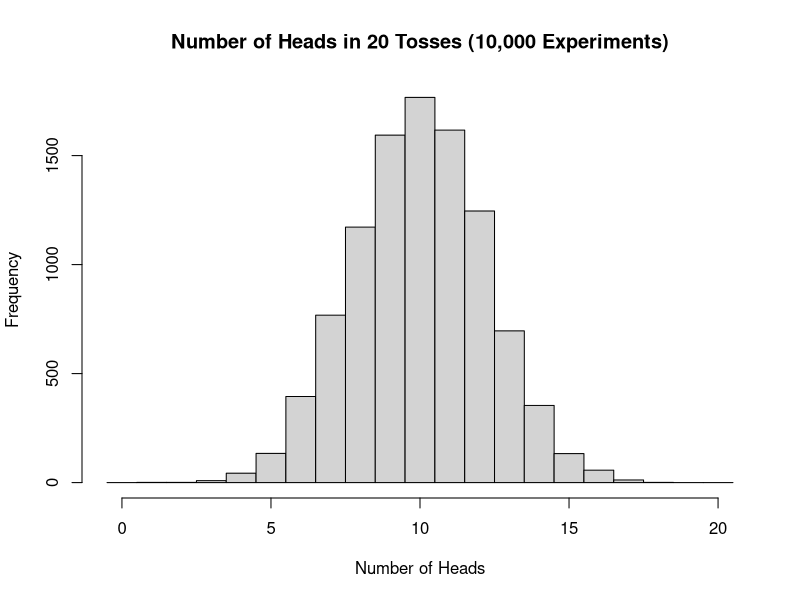
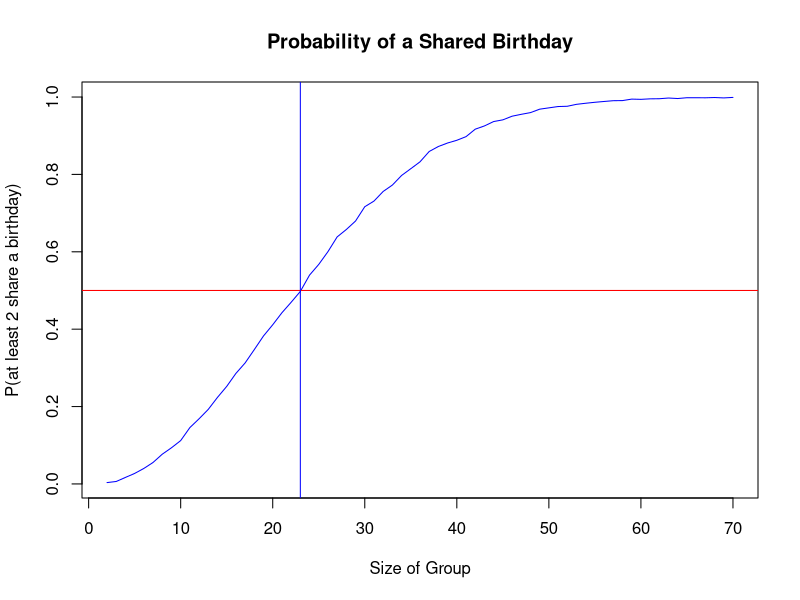
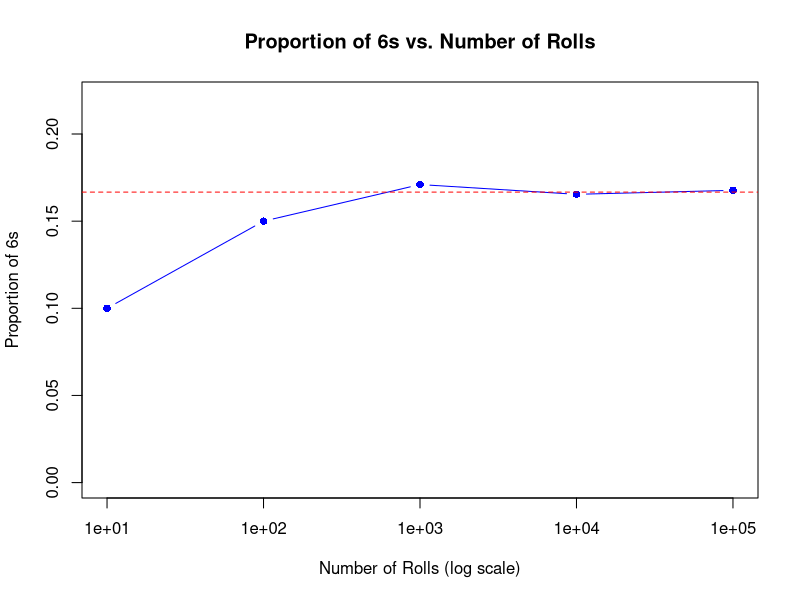

These charts were generated, in order, by the following R code:
# Probability Simulations

n = 10000

set.seed(123)

# 11) Coin-Toss Simulation

Flips = function() {
  # 0 is tails, 1 is heads
  flips = sample(0:1, 20, replace = TRUE)
  s = sum(flips == 1)
  return(s)
}

results = replicate(n, Flips())
tab = table(results)

# a) Histogram
hist(results, breaks=seq(-0.5, 20.5, by=1), main="Number of Heads in 20 Tosses (10,000 Experiments)", xlab="Number of Heads")

# b) Probability of getting exactly 10 heads
p_10heads = (tab["10"]/n)*100
cat("Probability of getting exactly 10 heads with 20 flips:", p_10heads,"%")

# c) Probability of getting at least 15 heads
i = 15
x = 0

while (i <= 20) {
  x = x + sum(results == i)
  i = i + 1
}

p_15_heads_or_more = (x/n)*100
cat("Probability of getting 15 heads or more with 20 flips:", p_15_heads_or_more,"%")

# d) Compare with theoretical probabilities

p_10heads_theoretical = (factorial(20)/(factorial(10)^2))/(2^20)
cat("Theoretical probability of getting exactly 10 heads on 20 flips: ",p_10heads_theoretical*100,"%")
cat("Simulated probability of getting exactly 10 heads on 20 flips: ",p_10heads,"%")

i = 15
x = 0

while (i <= 20) {
  x = x + factorial(20)/(factorial(20-i)*factorial(i))
  i = i + 1
}

p_15_heads_or_more_t = (x/(2^20))*100
cat("Theoretical probability of getting 15 heads or more on 20 flips: ",p_15_heads_or_more_t,"%")
cat("Simulated probability of getting 15 heads or more on 20 flips: ",p_15_heads_or_more,"%")


# 12) Birthday Simulation 

bdays = list()

Bdays = function(p) {
  # 1-365, each number corresponds to a day of the year
  bdays = append(bdays, sample(1:365, p, replace = TRUE))
  return(sum(duplicated(bdays)))
}

# a) Run 10,000 Simulations
results = replicate(n, Bdays(30))

# b) How many trials had at least 2 people share a birthday 
tab = table(results)
tab
sum(tab)

# c) Estimation of probability 
p_1bday_shared = (n - tab[1]) / n
cat("Estimated probability that a group of 30 people contains at least 2 people that share a birthday:", p_1bday_shared*100,"%")

# d) Loop for groups of 2-70 people and plot 

i = 2
rs = c()

while (i <= 70) {
  sim = replicate(n, Bdays(i))
  # Success = at least one duplicate birthday, so estimate P(success) = successes / n
  rs = append(rs, sum(sim > 0)/n)
  i = i + 1
}

x_shift = 2:70
plot(x_shift, rs, type="l", col="blue", main="Probability of a Shared Birthday", xlab="Size of Group", ylab="P(at least 2 share a birthday)")
abline(h=0.5, col="red")
abline(v=23, col="blue")


# 13) Poker Hand Simulation
n = 1000000

# Suit ranges: Hearts (1:13), Diamonds (14:26), Clubs (27:39), Spades (40:52)
PickCards = function(min, max, target) {
  cards = sample(1:52, 5, replace = FALSE)
  
  flat_values = unlist(cards)
  if (sum(flat_values >= min & flat_values <= max) == target) {
    return(TRUE)
  } else {
    return(FALSE)
  }
}

results = replicate(n, PickCards(1,13,2))
tab = table(results)

# a) Probability five card hand has exactly two hearts
cat("Probability a five card hand has exactly two hearts:",((tab["TRUE"]/n)*100),"%")
p_2hearts_sim = tab["TRUE"]/n 

# b) Probability five card hand has exactly 3 aces
results = replicate(n, PickCards(1,4,3))
tab = table(results)

cat("Probability a five card hand has exactly three aces:",((tab["TRUE"]/n)*100),"%")
p_3aces_sim = tab["TRUE"]/n

# c) Compare simulated vs. theoretical probability of exactly two hearts
p_2hearts_theory = choose(13,2)*choose(39,3)/choose(52,5)
cat("Theoretical probability of exactly two hearts:", p_2hearts_theory*100, "%")
cat("Simulated probability of exactly two hearts:  ", p_2hearts_sim*100, "%")
cat("Difference:", abs(p_2hearts_sim - p_2hearts_theory)*100, "percentage points")

# Extra check: theoretical probability of exactly three aces
p_3aces_theory = choose(4,3)*choose(48,2)/choose(52,5)
cat("Theoretical probability of exactly three aces:", p_3aces_theory*100, "%")
cat("Simulated probability of exactly three aces:  ", p_3aces_sim*100, "%")

# d) Why the simulated probability may not exactly equal the theoretical probability
# The simulation uses a finite number of random hands (1,000,000), so the observed proportion
# has random sampling error. Its standard error is sqrt(p(1-p)/n), about 0.04 percentage points
# here. The proportion tends to get closer to the true probability as n grows, but it will
# almost never match it exactly.
se = sqrt(p_2hearts_theory*(1 - p_2hearts_theory)/n)
cat("Approximate standard error of the simulated estimate:", se*100, "percentage points")


# 14) Combinatorics and Simulation
# Students 1-8 are mathematics majors, students 9-20 are not
n = 10000

# a) Theoretical probability that exactly 2 of the 5 selected are math majors
#    (hypergeometric: choose 2 of 8 majors, 3 of 12 non-majors, out of all C(20,5) committees)
p_2majors_theory = choose(8,2)*choose(12,3)/choose(20,5)
cat("Theoretical probability of exactly 2 math majors:", p_2majors_theory*100, "%")

# b) Simulate 10,000 random committees (5 students chosen without replacement)
Committee = function() {
  members = sample(1:20, 5, replace = FALSE)
  return(sum(members <= 8))   
}

results = replicate(n, Committee())

# c) Estimate the probability that exactly 2 math majors are selected
p_2majors_sim = sum(results == 2)/n
cat("Simulated probability of exactly 2 math majors:", p_2majors_sim*100, "%")

# d) Compare simulated and theoretical probabilities
cat("Absolute difference:", abs(p_2majors_sim - p_2majors_theory)*100, "percentage points")


# 15) Law of Large Numbers
# a) and b) Simulate rolls of a fair die and find the proportion of 6s for each number of rolls
roll_counts = c(10, 100, 1000, 10000, 100000)
prop_sixes = rep(0, length(roll_counts))

for (k in 1:length(roll_counts)) {
  rolls = sample(1:6, roll_counts[k], replace = TRUE)
  prop_sixes[k] = sum(rolls == 6)/roll_counts[k]
}

lln_table = data.frame(Rolls = roll_counts, Proportion_of_6s = prop_sixes, Distance_from_1_6 = abs(prop_sixes - 1/6))
print(lln_table)

# c) Plot the proportion of 6s as the number of rolls increases
plot(roll_counts, prop_sixes, type = "b", log = "x", pch = 16, col = "blue",
     main = "Proportion of 6s vs. Number of Rolls", xlab = "Number of Rolls (log scale)",
     ylab = "Proportion of 6s", ylim = c(0, max(prop_sixes, 1/6) + 0.05))

# d) Horizontal line at the theoretical probability P(6) = 1/6
abline(h = 1/6, col = "red", lty = 2)

# e) Explanation: as the number of rolls grows, the proportion of 6s settles toward 1/6
# (about 0.1667). Small samples (10 rolls) can be far off, while 100,000 rolls is very close,
# which is exactly what the Law of Large Numbers says.
